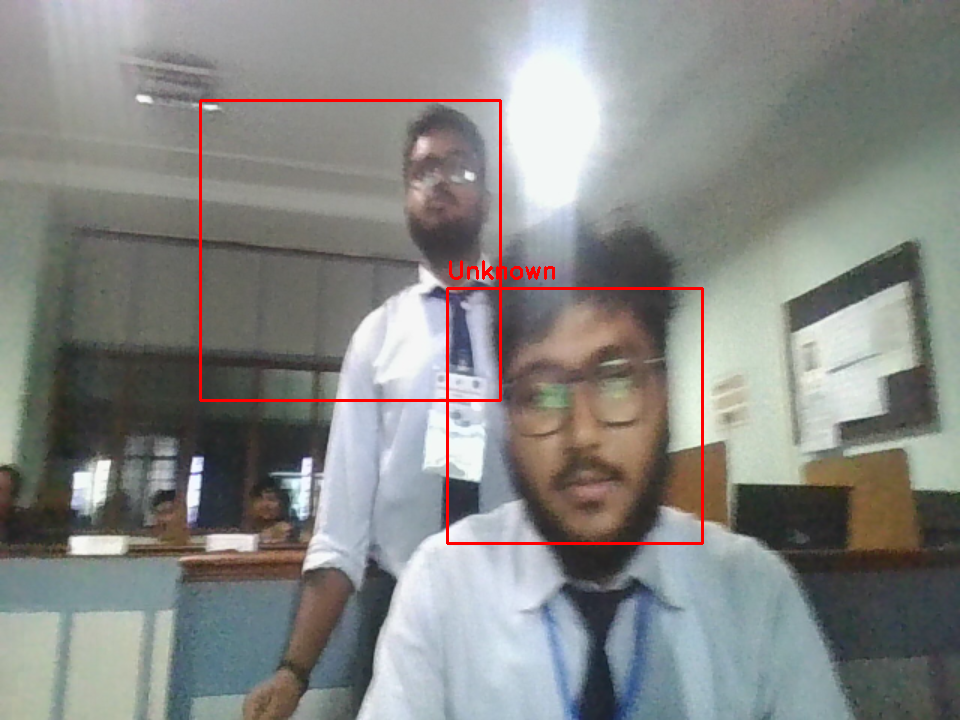
#> input picture alert_1757842218.png, 960 x 720 px, given in place of the camera
$ python database.py
#> lines starting #> are read from the running program, lines starting #| are printed output that depends on the picture
import cv2
import os

# --- Step 1: Initialize webcam and face detector ---
face_detector = cv2.CascadeClassifier('haarcascade_frontalface_default.xml')
cam = cv2.VideoCapture(0)
cam.set(3, 640)  # width
cam.set(4, 480)  # height

# --- Step 2: Get user input and create dataset folder ---
face_id = input('\nEnter employee ID and press <enter>: ')
dataset_folder = 'dataset'
if not os.path.exists(dataset_folder):
    os.makedirs(dataset_folder)

print("\n[INFO] Initializing face capture. Look at the camera and wait...")

# --- Step 3: Capture and save images ---
count = 0
frame_skip = 5  # save one face every 5 frames
frame_counter = 0
max_images = 200  # number of images to capture per user

while True:
    ret, img = cam.read()
#> img is the input picture: shape (720, 960, 3); mean B, G, R 132.9, 135.6, 134.7
    if not ret:
        continue

    img = cv2.flip(img, 1)  # mirror image
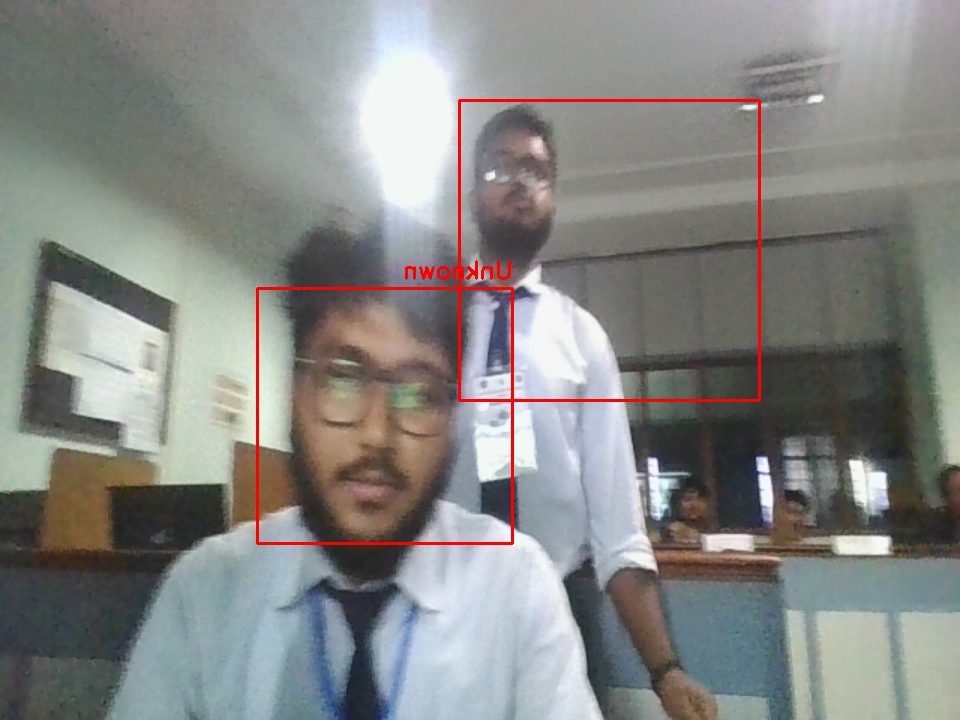
#> img: shape (720, 960, 3); mean B, G, R 132.9, 135.6, 134.7
    gray = cv2.cvtColor(img, cv2.COLOR_BGR2GRAY)
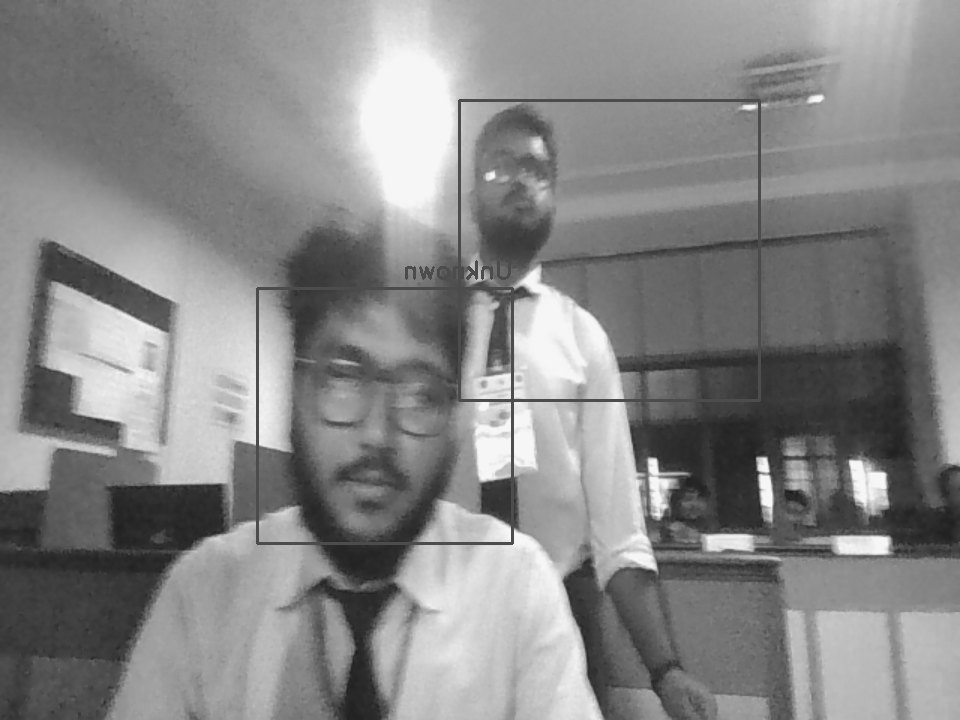
#> gray: shape (720, 960); min 26, max 249, mean 135

    # Detect faces
    faces = face_detector.detectMultiScale(gray, scaleFactor=1.3, minNeighbors=5)
#> faces = ()

    if len(faces) > 0:
        # Select the largest face
        largest_face = max(faces, key=lambda rect: rect[2]*rect[3])
        x, y, w, h = largest_face

        # Draw rectangle around the face
        cv2.rectangle(img, (x, y), (x+w, y+h), (255, 0, 0), 2)

        # Save image every `frame_skip` frames
        if frame_counter % frame_skip == 0:
            count += 1
            face_img = gray[y:y+h, x:x+w]
            face_img = cv2.resize(face_img, (200, 200))  # standard size
            file_path = os.path.join(dataset_folder, f"User.{face_id}.{count}.jpg")
            cv2.imwrite(file_path, face_img)
            print(f"[INFO] Captured image {count}/{max_images}")

        frame_counter += 1

    # Show live video
    cv2.imshow('Face Capture', img)

    # Stop on ESC key or when max_images reached
    k = cv2.waitKey(10) & 0xff
#> (key Esc is pressed here)
    if k == 27 or count >= max_images:
        break

# --- Step 4: Cleanup ---
print("\n[INFO] Finished capturing. Cleaning up...")
cam.release()
cv2.destroyAllWindows()
